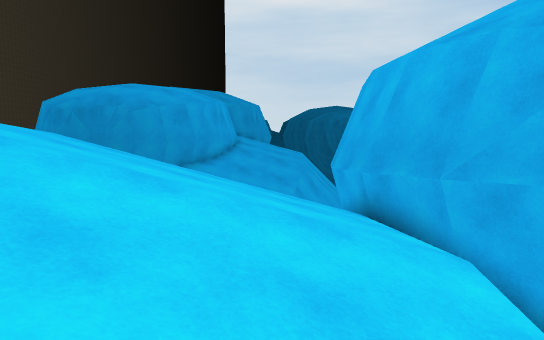
view 1 (above)

20 first-person views from a walk through a 3-D level made in the Unity game engine. The camera is 1.5 m above the floor, tilts 6° down and sees 70° across. The floor is counted in squares, 1 m on a side. Each view is taken from the middle of a square. On the plan, view 1 faces up. The plan holds only what a view shows up to about 17 squares ahead; the rest is blank. The place goes on beyond the plan. The player is left out. Some animated figures are not drawn. Surface patterns are stand-ins for the level's own textures.

view 2
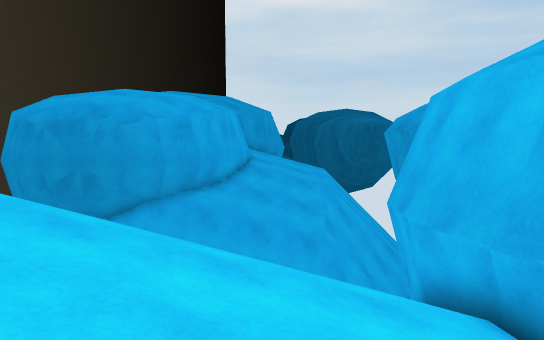

view 3
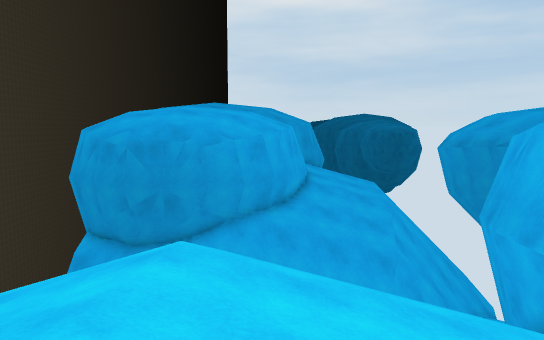

view 4
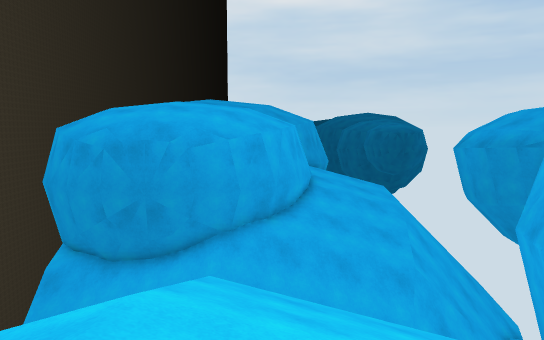

view 5
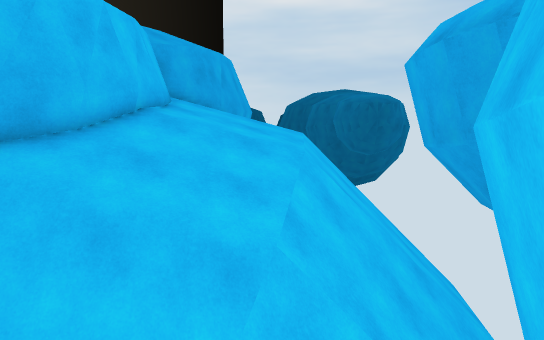

view 6
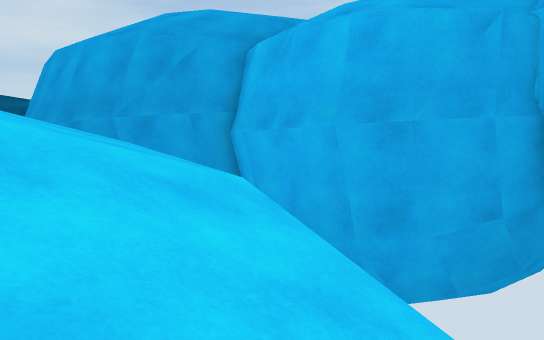

view 7
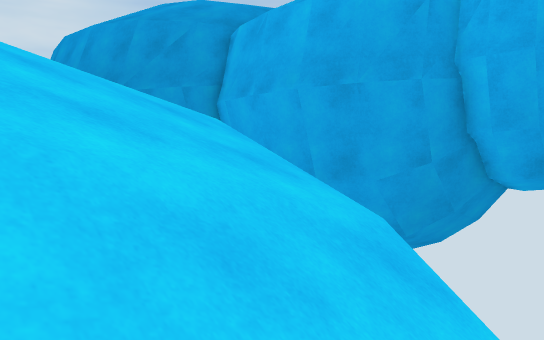

view 8
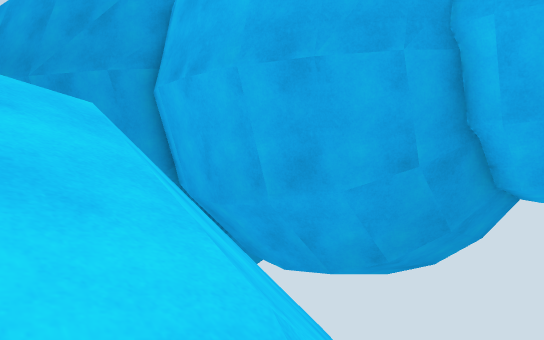

view 9
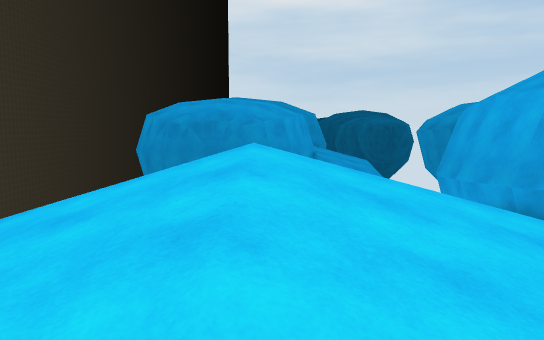

view 10
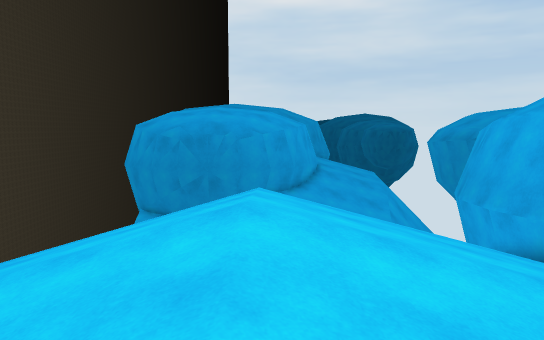

view 11
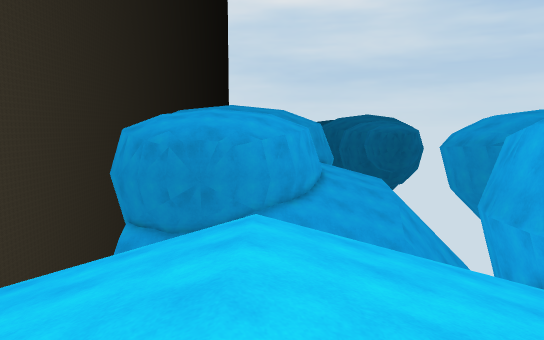

view 12
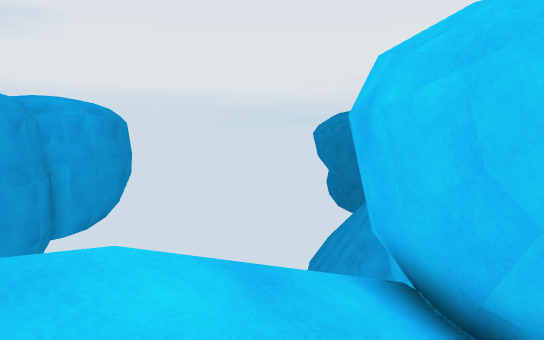

view 13
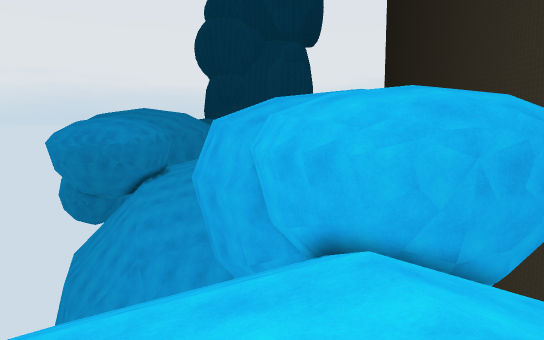

view 14
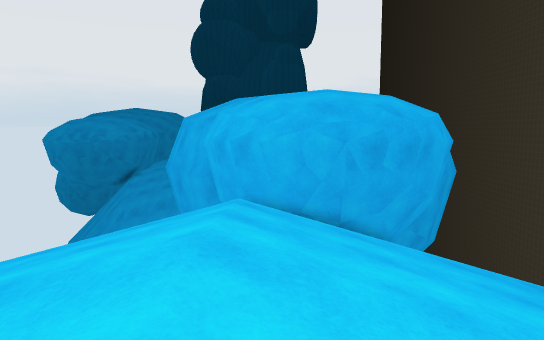

view 15
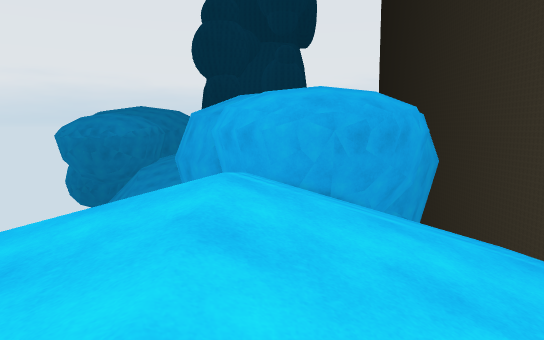

view 16
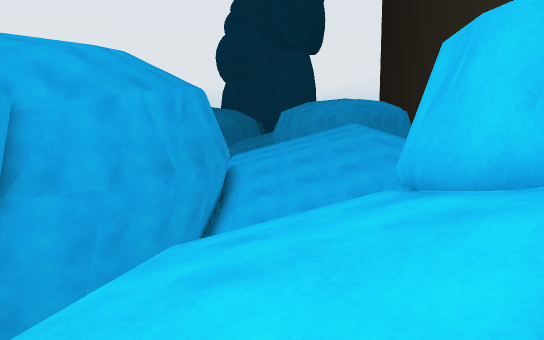

view 17
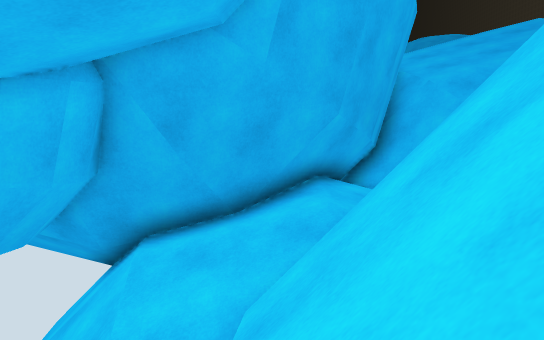

view 18
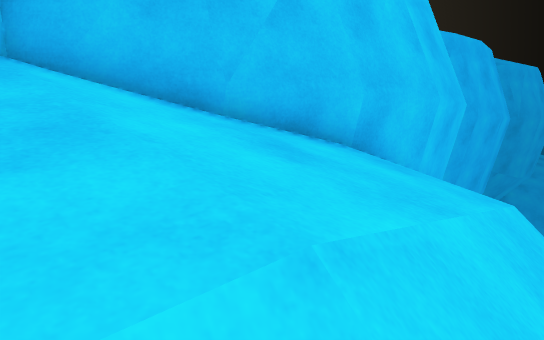

view 19
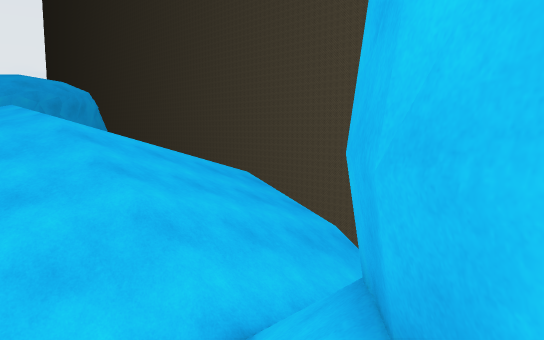

view 20
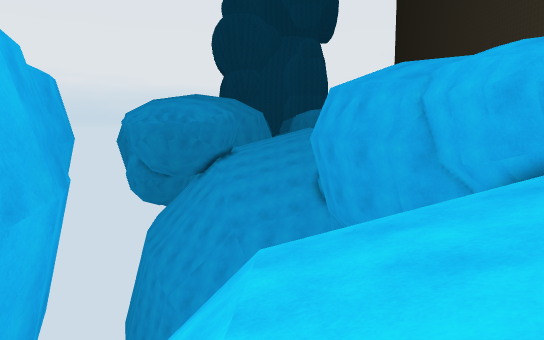

### Floor plan
Key: @ floor where view 1 was taken; # wall or solid block; / step, stairs or slope; = window, fence, low wall or low ledge; v drop or lower ground.
Columns run from 13 left of view 1 to 10 right of it. Each row starts with its distance up from view 1.
 36             #
 35             ##
 34             ##
 33              #
 32             ##
 31             ##//
 30            ##///
 29            ##////
 28           ##/////   /
 27           #//////////v
 26           #=/////////v
 25           ##/////////
 24           ##/////////
 23           ##/////////v v
 22           #////vvvvvvvvv
 21 v#       ##////vvvvvvvv#
 20  ##     ##/////vvvvv####
 19  v#######//////vvv######
 18  v//####//////vv ####
 17       ////////   #
 16   /////////     ##
 15  v/////////////v#
 14  v/////////////##
 13  v/////////////##
 12  v/////////////#
 11  v/////////////#
 10  //////////////##
  9   /////////////##
  8   //////////////#
  7    /////////////##
  6     //////////// ##
  5    /////////////  ###
  4    /////////////   #
  3   ///////////////  #
  2  ////////////////  #
  1  ////////////////  ##
  0  ////////////@////v##
 -1        /////////vvv###
 -2        /////////vvvv###
 -3    #####///////vvv  v###
 -4   ###  ##//////vv    v##
 -5   ##    ##/////v     ##
 -6         #=/////
 -7         #//
 -8 v##     ##/
 -9 ##       ##
-10           ##
-11            #

Where each view was taken, in squares from view 1:
view 1: 0 up, 0 right, facing up
view 2: 4 up, 1 left, facing up
view 3: 4 up, 4 left, facing up
view 4: 6 up, 4 left, facing up
view 5: 13 up, 1 right, facing up
view 6: 5 down, 2 left, facing up-right
view 7: 7 down, 3 left, facing up-right
view 8: 6 down, 0 right, facing up-right
view 9: 2 down, 5 left, facing up
view 10: 0 up, 5 left, facing up
view 11: 2 up, 5 left, facing up
view 12: 1 up, 8 left, facing down-right
view 13: 5 up, 4 left, facing down
view 14: 8 up, 6 left, facing down
view 15: 10 up, 6 left, facing down
view 16: 30 up, 0 right, facing down
view 17: 28 up, 7 right, facing down
view 18: 26 up, 3 right, facing up-left
view 19: 21 up, 2 left, facing down-left
view 20: 6 up, 2 right, facing down
